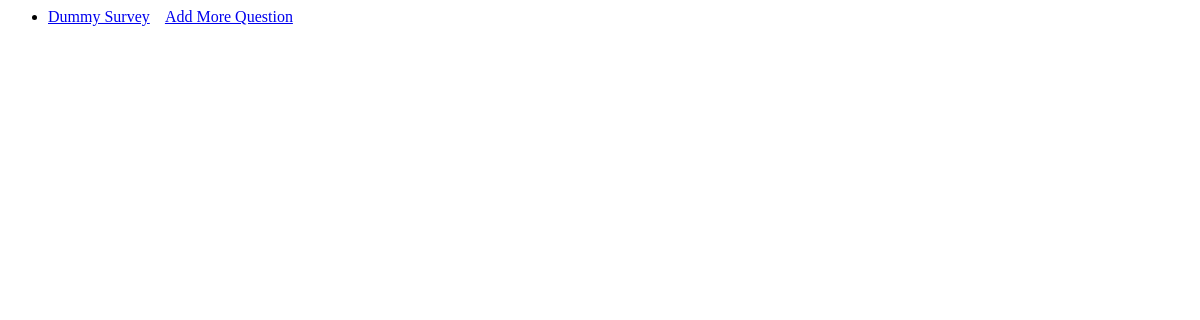
/smaker/1/surveys, run on an earlier commit of the app's database.
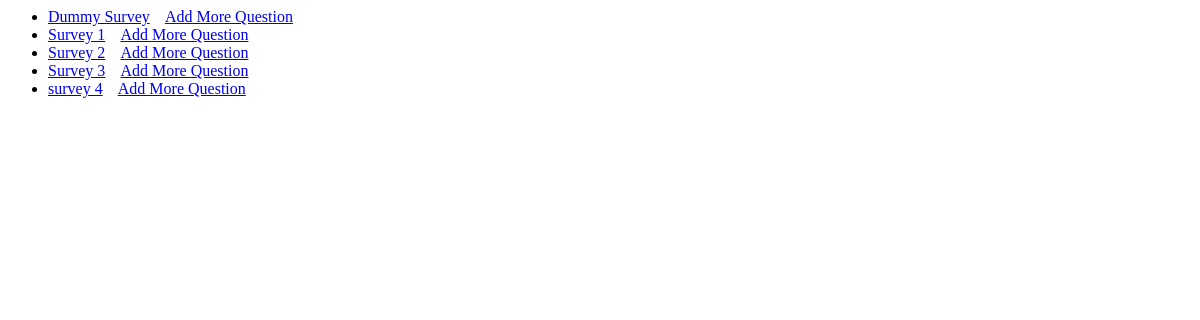
And on a later commit of the database.
### surveymaker/models.py (models this page shows, shortened)
class Survey(models.Model):
    creater = models.ForeignKey(MCUser,on_delete=models.CASCADE)
    survey_name = models.CharField(max_length=200)
    pub_date = models.DateField()

### surveymaker/views.py (the view)
# urls.py: path('<int:pk>/surveys',views.SurveysView.as_view(), name='ssview'),
class SurveysView(generic.ListView):
    template_name = 'smaker/survey_list.html'
    context_object_name = 'all_survey_set'
    def get_queryset(self):
        return MCUser.objects.get(pk=uid).survey_set.order_by('-pub_date')

### surveymaker/templates/smaker/survey_list.html (shortened to what this page needs)
{% if all_survey_set %}
    <ul>
    {% for survey in all_survey_set %}
       <li>
        <a href="{% url 'surveymaker:sview' survey.id %}" action="GET">{{survey.survey_name}}</a>
        <a href="{% url 'surveymaker:initQ' survey.id %}" action="GET">Add More Question</a>
       </li>
    {% endfor %}
    </ul>
{% else %}
    <p>Dont Have Any Survey</p>
{% endif %}

What changed in the data, as far as the page shows it:
added Survey: survey_name "Survey 1"
added Survey: survey_name "Survey 2"
added Survey: survey_name "Survey 3"
added Survey: survey_name "survey 4"
